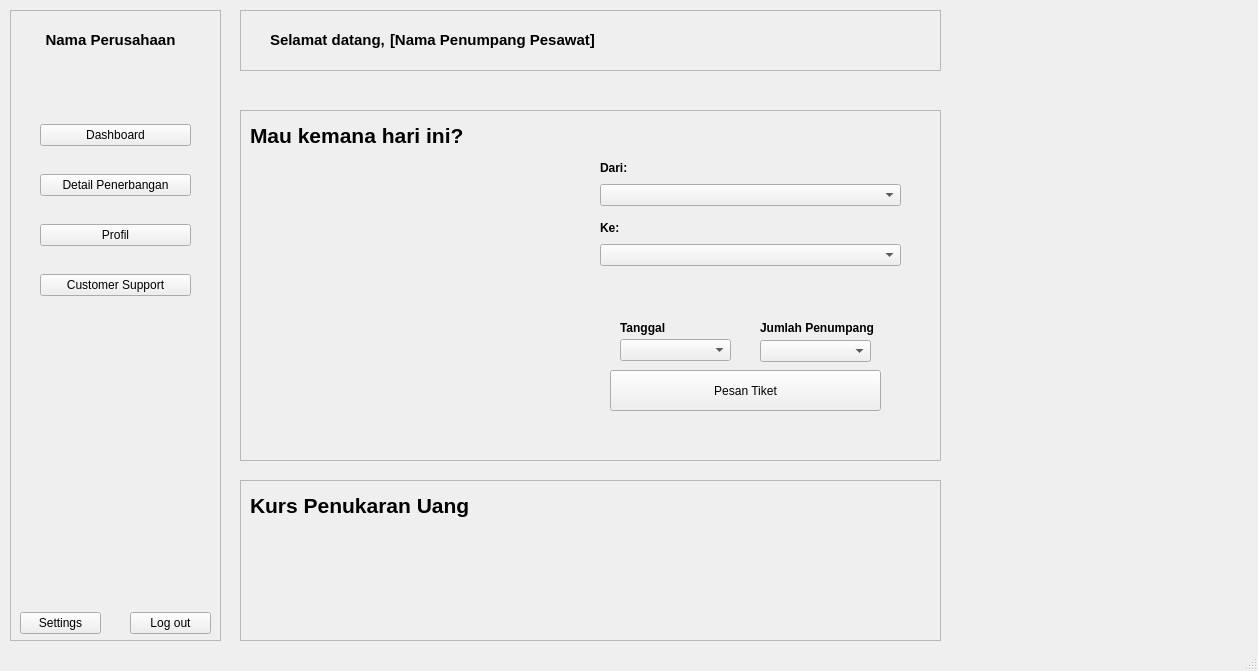
<?xml version="1.0" encoding="UTF-8"?>
<ui version="4.0">
 <class>MainWindow</class>
 <widget class="QMainWindow" name="MainWindow">
  <property name="geometry">
   <rect>
    <x>0</x>
    <y>0</y>
    <width>1258</width>
    <height>671</height>
   </rect>
  </property>
  <property name="windowTitle">
   <string>MainWindow</string>
  </property>
  <widget class="QWidget" name="centralwidget">
   <widget class="QFrame" name="frame">
    <property name="geometry">
     <rect>
      <x>10</x>
      <y>10</y>
      <width>211</width>
      <height>631</height>
     </rect>
    </property>
    <property name="frameShape">
     <enum>QFrame::Shape::StyledPanel</enum>
    </property>
    <property name="frameShadow">
     <enum>QFrame::Shadow::Raised</enum>
    </property>
    <widget class="QWidget" name="verticalLayoutWidget">
     <property name="geometry">
      <rect>
       <x>30</x>
       <y>110</y>
       <width>151</width>
       <height>31</height>
      </rect>
     </property>
     <layout class="QVBoxLayout" name="verticalLayout">
      <item>
       <widget class="QPushButton" name="pushButton">
        <property name="text">
         <string>Dashboard</string>
        </property>
       </widget>
      </item>
     </layout>
    </widget>
    <widget class="QWidget" name="verticalLayoutWidget_2">
     <property name="geometry">
      <rect>
       <x>30</x>
       <y>160</y>
       <width>151</width>
       <height>31</height>
      </rect>
     </property>
     <layout class="QVBoxLayout" name="verticalLayout_3">
      <item>
       <widget class="QPushButton" name="pushButton_3">
        <property name="text">
         <string>Detail Penerbangan</string>
        </property>
       </widget>
      </item>
     </layout>
    </widget>
    <widget class="QWidget" name="verticalLayoutWidget_3">
     <property name="geometry">
      <rect>
       <x>30</x>
       <y>210</y>
       <width>151</width>
       <height>31</height>
      </rect>
     </property>
     <layout class="QVBoxLayout" name="verticalLayout_4">
      <item>
       <widget class="QPushButton" name="pushButton_2">
        <property name="text">
         <string>Profil</string>
        </property>
       </widget>
      </item>
     </layout>
    </widget>
    <widget class="QWidget" name="verticalLayoutWidget_4">
     <property name="geometry">
      <rect>
       <x>30</x>
       <y>260</y>
       <width>151</width>
       <height>31</height>
      </rect>
     </property>
     <layout class="QVBoxLayout" name="verticalLayout_5">
      <item>
       <widget class="QPushButton" name="pushButton_5">
        <property name="text">
         <string>Customer Support</string>
        </property>
       </widget>
      </item>
     </layout>
    </widget>
    <widget class="QWidget" name="verticalLayoutWidget_5">
     <property name="geometry">
      <rect>
       <x>10</x>
       <y>600</y>
       <width>81</width>
       <height>26</height>
      </rect>
     </property>
     <layout class="QVBoxLayout" name="verticalLayout_6">
      <item>
       <widget class="QPushButton" name="pushButton_4">
        <property name="text">
         <string>Settings</string>
        </property>
       </widget>
      </item>
     </layout>
    </widget>
    <widget class="QWidget" name="verticalLayoutWidget_6">
     <property name="geometry">
      <rect>
       <x>120</x>
       <y>600</y>
       <width>81</width>
       <height>26</height>
      </rect>
     </property>
     <layout class="QVBoxLayout" name="verticalLayout_7">
      <item>
       <widget class="QPushButton" name="pushButton_6">
        <property name="text">
         <string>Log out</string>
        </property>
       </widget>
      </item>
     </layout>
    </widget>
    <widget class="QLabel" name="label_10">
     <property name="geometry">
      <rect>
       <x>10</x>
       <y>10</y>
       <width>181</width>
       <height>41</height>
      </rect>
     </property>
     <property name="text">
      <string>&lt;html&gt;&lt;head/&gt;&lt;body&gt;&lt;p align=&quot;center&quot;&gt;&lt;span style=&quot; font-size:11pt; font-weight:700;&quot;&gt;Nama Perusahaan&lt;/span&gt;&lt;/p&gt;&lt;/body&gt;&lt;/html&gt;</string>
     </property>
    </widget>
   </widget>
   <widget class="QFrame" name="frame_2">
    <property name="geometry">
     <rect>
      <x>240</x>
      <y>10</y>
      <width>701</width>
      <height>61</height>
     </rect>
    </property>
    <property name="frameShape">
     <enum>QFrame::Shape::StyledPanel</enum>
    </property>
    <property name="frameShadow">
     <enum>QFrame::Shadow::Raised</enum>
    </property>
    <widget class="QLabel" name="label">
     <property name="geometry">
      <rect>
       <x>30</x>
       <y>20</y>
       <width>121</width>
       <height>20</height>
      </rect>
     </property>
     <property name="text">
      <string>&lt;html&gt;&lt;head/&gt;&lt;body&gt;&lt;p&gt;&lt;span style=&quot; font-size:11pt; font-weight:700;&quot;&gt;Selamat datang, &lt;/span&gt;&lt;/p&gt;&lt;/body&gt;&lt;/html&gt;</string>
     </property>
    </widget>
    <widget class="QLabel" name="label_2">
     <property name="geometry">
      <rect>
       <x>150</x>
       <y>20</y>
       <width>331</width>
       <height>20</height>
      </rect>
     </property>
     <property name="text">
      <string>&lt;html&gt;&lt;head/&gt;&lt;body&gt;&lt;p&gt;&lt;span style=&quot; font-size:11pt; font-weight:700;&quot;&gt;[Nama Penumpang Pesawat]&lt;/span&gt;&lt;/p&gt;&lt;/body&gt;&lt;/html&gt;</string>
     </property>
    </widget>
   </widget>
   <widget class="QFrame" name="frame_3">
    <property name="geometry">
     <rect>
      <x>240</x>
      <y>110</y>
      <width>701</width>
      <height>351</height>
     </rect>
    </property>
    <property name="frameShape">
     <enum>QFrame::Shape::StyledPanel</enum>
    </property>
    <property name="frameShadow">
     <enum>QFrame::Shadow::Raised</enum>
    </property>
    <widget class="QLabel" name="label_3">
     <property name="geometry">
      <rect>
       <x>10</x>
       <y>10</y>
       <width>261</width>
       <height>31</height>
      </rect>
     </property>
     <property name="text">
      <string>&lt;html&gt;&lt;head/&gt;&lt;body&gt;&lt;p&gt;&lt;span style=&quot; font-size:16pt; font-weight:700;&quot;&gt;Mau kemana hari ini?&lt;/span&gt;&lt;/p&gt;&lt;/body&gt;&lt;/html&gt;</string>
     </property>
    </widget>
    <widget class="QLabel" name="label_5">
     <property name="geometry">
      <rect>
       <x>10</x>
       <y>50</y>
       <width>291</width>
       <height>181</height>
      </rect>
     </property>
     <property name="text">
      <string/>
     </property>
     <property name="pixmap">
      <pixmap>../assets/digitalworldmap.png</pixmap>
     </property>
     <property name="scaledContents">
      <bool>true</bool>
     </property>
    </widget>
    <widget class="QLabel" name="label_4">
     <property name="geometry">
      <rect>
       <x>20</x>
       <y>50</y>
       <width>221</width>
       <height>141</height>
      </rect>
     </property>
     <property name="text">
      <string/>
     </property>
     <property name="pixmap">
      <pixmap>../assets/pesawat.png</pixmap>
     </property>
     <property name="scaledContents">
      <bool>true</bool>
     </property>
    </widget>
    <widget class="QWidget" name="verticalLayoutWidget_13">
     <property name="geometry">
      <rect>
       <x>360</x>
       <y>70</y>
       <width>301</width>
       <height>31</height>
      </rect>
     </property>
     <layout class="QVBoxLayout" name="verticalLayout_15">
      <item>
       <widget class="QComboBox" name="comboBox"/>
      </item>
     </layout>
    </widget>
    <widget class="QWidget" name="verticalLayoutWidget_14">
     <property name="geometry">
      <rect>
       <x>360</x>
       <y>130</y>
       <width>301</width>
       <height>31</height>
      </rect>
     </property>
     <layout class="QVBoxLayout" name="verticalLayout_16">
      <item>
       <widget class="QComboBox" name="comboBox_2"/>
      </item>
     </layout>
    </widget>
    <widget class="QLabel" name="label_6">
     <property name="geometry">
      <rect>
       <x>360</x>
       <y>50</y>
       <width>49</width>
       <height>16</height>
      </rect>
     </property>
     <property name="text">
      <string>&lt;html&gt;&lt;head/&gt;&lt;body&gt;&lt;p&gt;&lt;span style=&quot; font-weight:700;&quot;&gt;Dari:&lt;/span&gt;&lt;/p&gt;&lt;/body&gt;&lt;/html&gt;</string>
     </property>
    </widget>
    <widget class="QLabel" name="label_7">
     <property name="geometry">
      <rect>
       <x>360</x>
       <y>110</y>
       <width>49</width>
       <height>16</height>
      </rect>
     </property>
     <property name="text">
      <string>&lt;html&gt;&lt;head/&gt;&lt;body&gt;&lt;p&gt;&lt;span style=&quot; font-weight:700;&quot;&gt;Ke:&lt;/span&gt;&lt;/p&gt;&lt;/body&gt;&lt;/html&gt;</string>
     </property>
    </widget>
    <widget class="QWidget" name="verticalLayoutWidget_15">
     <property name="geometry">
      <rect>
       <x>380</x>
       <y>229</y>
       <width>111</width>
       <height>23</height>
      </rect>
     </property>
     <layout class="QVBoxLayout" name="verticalLayout_17">
      <item>
       <widget class="QComboBox" name="comboBox_3"/>
      </item>
     </layout>
    </widget>
    <widget class="QWidget" name="verticalLayoutWidget_16">
     <property name="geometry">
      <rect>
       <x>520</x>
       <y>230</y>
       <width>111</width>
       <height>23</height>
      </rect>
     </property>
     <layout class="QVBoxLayout" name="verticalLayout_18">
      <item>
       <widget class="QComboBox" name="comboBox_4"/>
      </item>
     </layout>
    </widget>
    <widget class="QLabel" name="label_8">
     <property name="geometry">
      <rect>
       <x>380</x>
       <y>210</y>
       <width>81</width>
       <height>16</height>
      </rect>
     </property>
     <property name="text">
      <string>&lt;html&gt;&lt;head/&gt;&lt;body&gt;&lt;p&gt;&lt;span style=&quot; font-weight:700;&quot;&gt;Tanggal&lt;/span&gt;&lt;/p&gt;&lt;/body&gt;&lt;/html&gt;</string>
     </property>
    </widget>
    <widget class="QLabel" name="label_9">
     <property name="geometry">
      <rect>
       <x>520</x>
       <y>210</y>
       <width>121</width>
       <height>16</height>
      </rect>
     </property>
     <property name="text">
      <string>&lt;html&gt;&lt;head/&gt;&lt;body&gt;&lt;p&gt;&lt;span style=&quot; font-weight:700;&quot;&gt;Jumlah Penumpang&lt;/span&gt;&lt;/p&gt;&lt;/body&gt;&lt;/html&gt;</string>
     </property>
    </widget>
    <widget class="QPushButton" name="pushButton_13">
     <property name="geometry">
      <rect>
       <x>370</x>
       <y>260</y>
       <width>271</width>
       <height>41</height>
      </rect>
     </property>
     <property name="text">
      <string>Pesan Tiket</string>
     </property>
    </widget>
   </widget>
   <widget class="QFrame" name="frame_4">
    <property name="geometry">
     <rect>
      <x>240</x>
      <y>480</y>
      <width>701</width>
      <height>161</height>
     </rect>
    </property>
    <property name="frameShape">
     <enum>QFrame::Shape::StyledPanel</enum>
    </property>
    <property name="frameShadow">
     <enum>QFrame::Shadow::Raised</enum>
    </property>
    <widget class="QLabel" name="label_18">
     <property name="geometry">
      <rect>
       <x>10</x>
       <y>10</y>
       <width>341</width>
       <height>31</height>
      </rect>
     </property>
     <property name="text">
      <string>&lt;html&gt;&lt;head/&gt;&lt;body&gt;&lt;p&gt;&lt;span style=&quot; font-size:16pt; font-weight:700;&quot;&gt;Kurs Penukaran Uang&lt;/span&gt;&lt;/p&gt;&lt;/body&gt;&lt;/html&gt;</string>
     </property>
    </widget>
   </widget>
  </widget>
  <widget class="QStatusBar" name="statusbar"/>
 </widget>
 <resources/>
 <connections/>
</ui>
